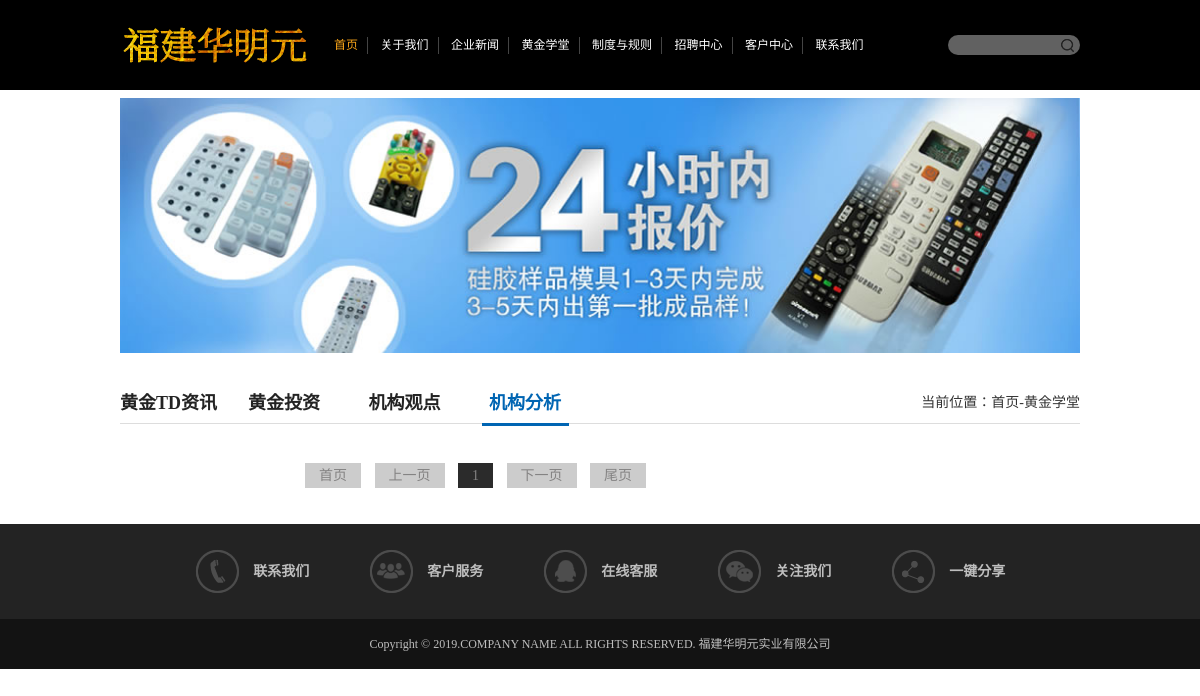
Before: /golds/golds_fx/ with the older database file.
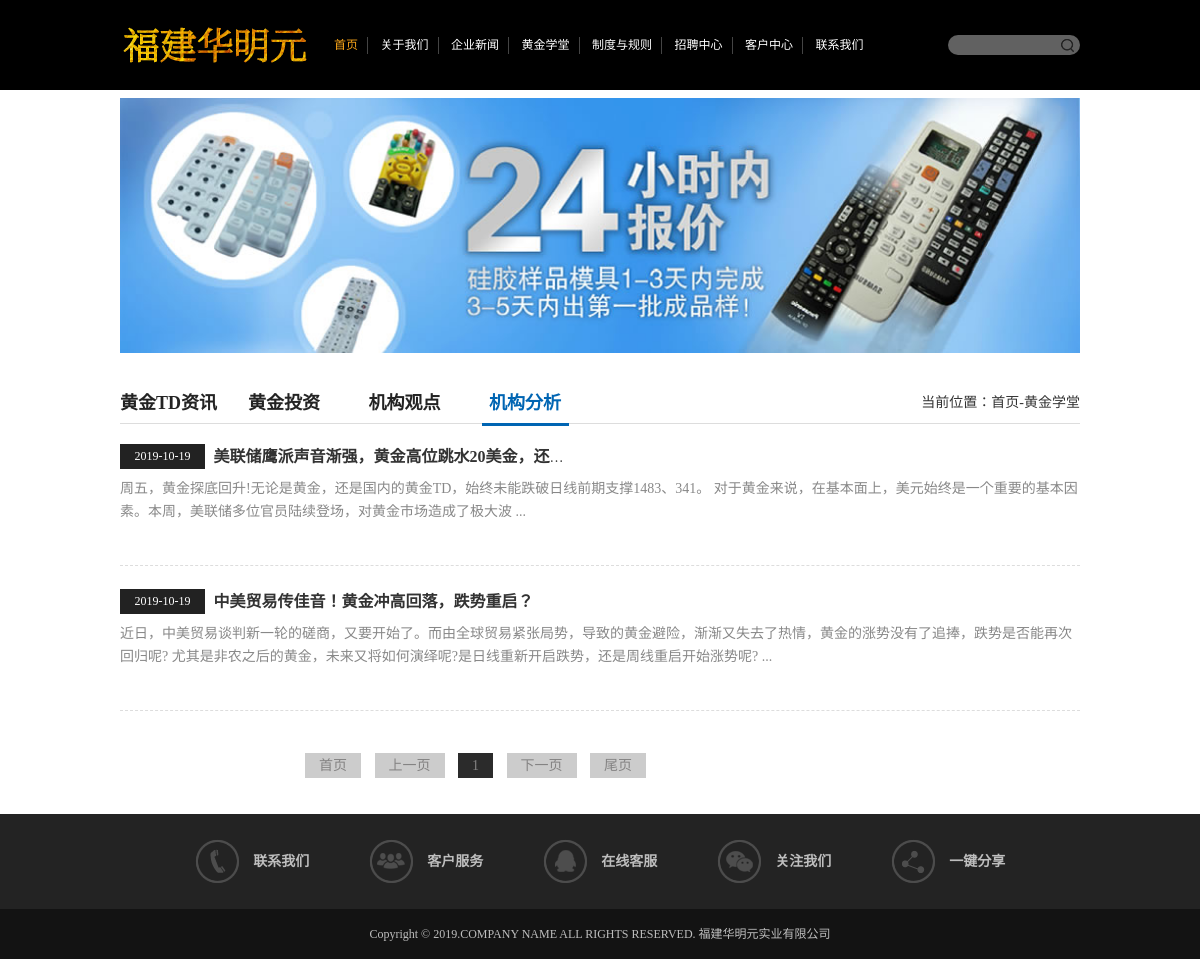
After: the same page with the newer database file.
### apps/golds/models.py (models this page shows, shortened)
class Golds(models.Model):
    title = models.CharField(max_length=50, verbose_name="新闻标题", help_text="新闻标题")
    author = models.CharField(max_length=20, verbose_name="新闻来源", help_text="新闻来源")
    gold_type = models.ForeignKey(GoldType, on_delete=models.DO_NOTHING, verbose_name="黄金学堂", help_text="黄金学堂")
    read_num = models.IntegerField(default=0, verbose_name="阅读次数", help_text="阅读次数")
    text = models.TextField(max_length=500, verbose_name="文章摘要", help_text="文章摘要")
    content = RichTextUploadingField(verbose_name="文章", help_text="文章")
    created_time = models.DateTimeField(auto_now_add=True,verbose_name="发布时间", help_text="发布时间")
    class Meta:
        ordering = ["id", '-created_time']
        db_table = "tb_gold"  # 指明数据库表名
        verbose_name = "黄金新闻"  # 在admin站点中显示的名称
        verbose_name_plural = verbose_name  # 显示的复数名称

### apps/golds/views.py (the view)
# urls.py: path('golds_fx/', views.golds_fx,name="golds_fx"),
def golds_fx(request):
    golds_all_list = Golds.objects.only("id","title","created_time","text").filter(gold_type=4).order_by("-created_time")
    paginator = Paginator(golds_all_list, 5)
    page_num = request.GET.get('page', 1)
    page_of_news = paginator.get_page(page_num)
    golds = page_of_news.object_list
    currentr_page_num = page_of_news.number
    page_range = [x for x in range(int(currentr_page_num) - 2, int(currentr_page_num) + 3) if
                  0 < x <= paginator.num_pages]
    return render(request,"golds/golds_fx.html",locals())

### templates/golds/golds_fx.html (shortened to what this page needs)
{% extends "index/base.html" %}
{% block banner %}
<div class="banner banner_s"><img src="../../static/upload/banner.jpg" alt="黄金学堂"/></div>
{% endblock %}
{% block main %}
<div class="space_hx">&nbsp;</div>
<div class="scd clearfix">
	<div class="scd_top">
    	<div class="s_nav">
        	<a href="{% url 'golds' %}"><span>黄金TD资讯</span></a>
            <a href="{% url 'golds_tz' %}"><span>黄金投资</span></a>
            <a href="{% url 'golds_gd' %}"><span>机构观点</span></a>
            <a href="{% url 'golds_fx' %}" class="active"><span>机构分析</span></a>
        </div>
        <div class="pst">
        	当前位置：<a href="{% url 'index' %}">首页</a>-<a href="javascript:void(0);">黄金学堂</a>
        </div>
    </div>
        <div class="news">
            <div class="new_m">
                {% for gold in golds %}
                    <div class="n_m" >
                        <div class="title">
                            <span>{{ gold.created_time|date:"Y-m-d" }}</span>
                            <p class="name"><a href="{% url 'golds_d' gold.id %}" target="_blank" ><b>{{ gold.title }}</b></a></p>
                        </div>
                        <div class="des">
                            {{ gold.text }} ...
                        </div>
                    </div>
                {% endfor %}
            </div>
        </div>
    <div class="space_hx">&nbsp;</div>
    <div class="fenye_box">
    	<a href="?page=1">首页</a>
            {% if page_of_news.has_previous %}
                <a href="?page={{ page_of_news.previous_page_number }}" aria-label="Previous">上一页</a>
            {% else %}
                <a aria-hidden="true">上一页</a>
            {% endif %}
            {% for page_num in page_range %}
                {% if page_num == page_of_news.number %}
                    <a  class="on" style="background-color: #2b2b2b">{{ page_num }}</a>
                {% else %}
                    <a href="?page={{ page_num }}">{{ page_num }}</a>
                {% endif %}
            {% endfor %}
            {% if page_of_news.has_next %}
                <a href="?page={{ page_of_news.next_page_number }}" aria-label="Next">下一页</a>
            {% else %}
                <a aria-hidden="true">下一页</a>
            {% endif %}
           <a href="?page={{ paginator.num_pages }}">尾页</a>
    </div>
    </div>
{% endblock %}

Changed rows visible on the page:
added Golds: created_time "2019-10-19", title "美联储鹰派声音渐强，黄金高位跳水20美金，还…", text "周五，黄金探底回升!无论是黄金，还是国内的黄金TD，始终未能跌破日线前期支撑1483、341。 对于黄金来说，在基本面上，美元始终是一个重要的基本因素。本周，美联储多位官员陆续登场，对黄金市场造成了极大波"
added Golds: created_time "2019-10-19", title "中美贸易传佳音！黄金冲高回落，跌势重启？", text "近日，中美贸易谈判新一轮的磋商，又要开始了。而由全球贸易紧张局势，导致的黄金避险，渐渐又失去了热情，黄金的涨势没有了追捧，跌势是否能再次回归呢? 尤其是非农之后的黄金，未来又将如何演绎呢?是日线重新开启跌势，还是周线重启开始涨势呢?"
